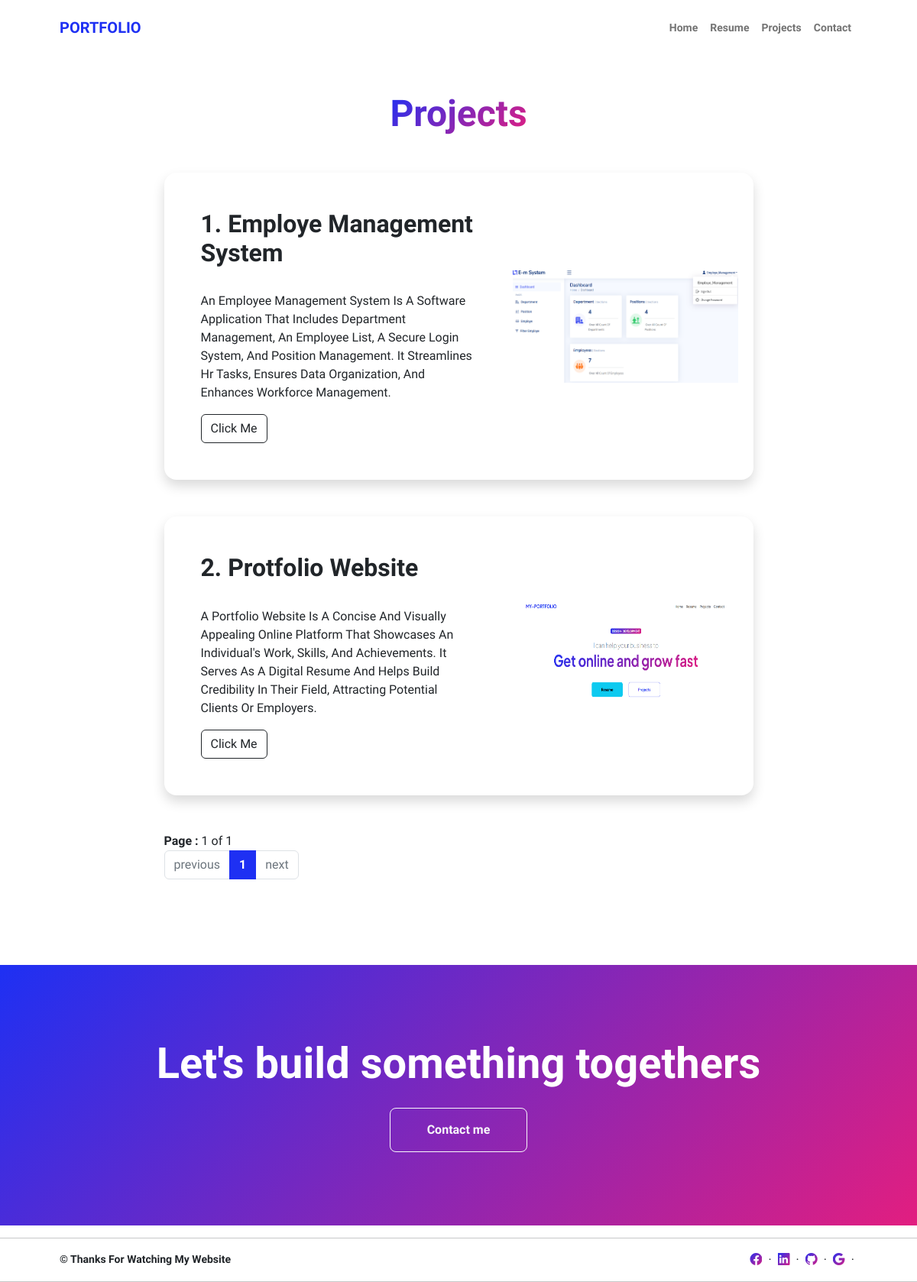
The app's page /project/?page=2, older data.
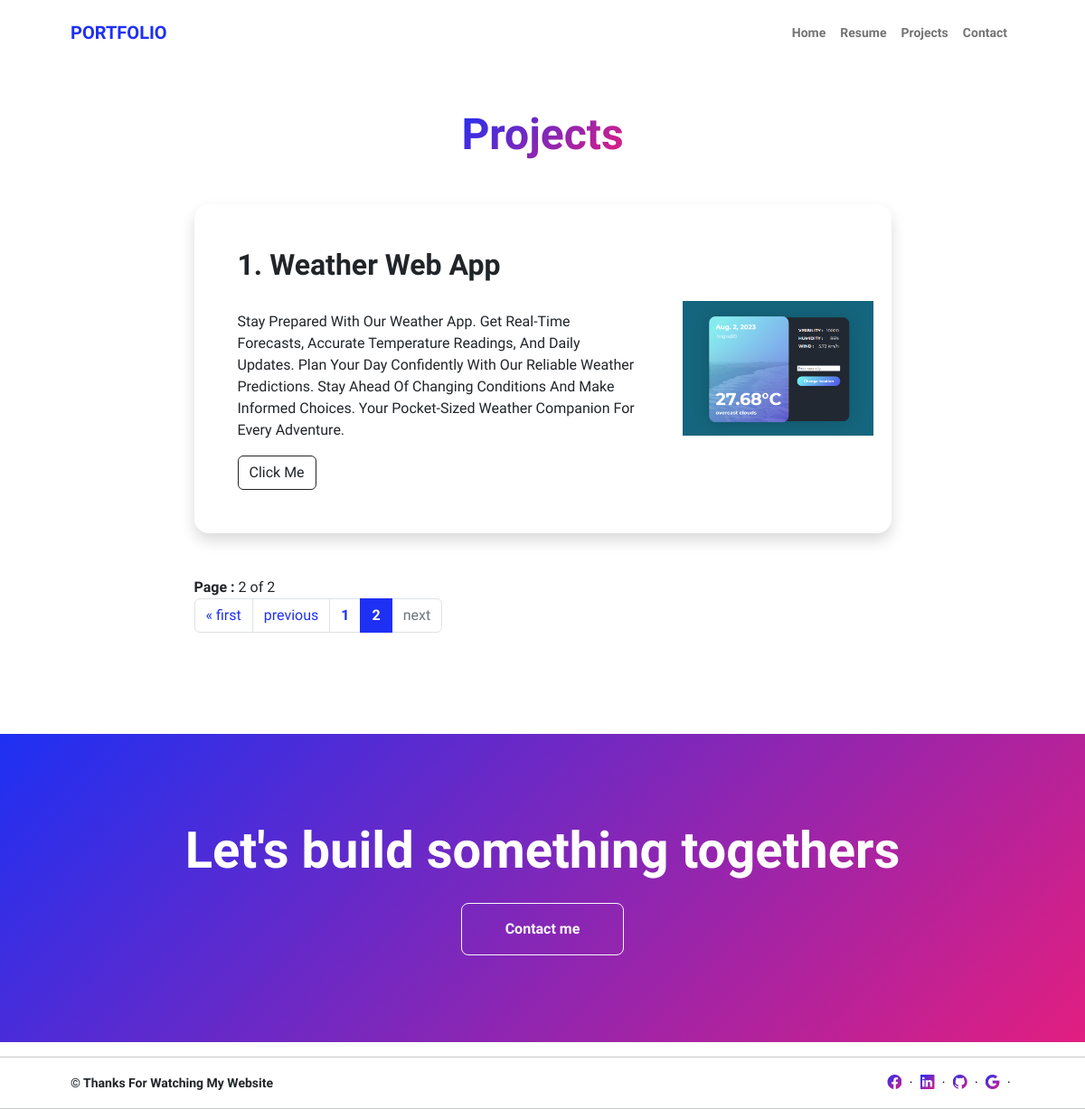
The same page, newer data.
### core/models.py (models this page shows, shortened)
class Projects_Data(models.Model):
    project_name = models.CharField(max_length=100)
    project_details = models.TextField()
    project_images = models.ImageField(upload_to='projects_images/')
    project_links = models.CharField(max_length=500)
    project_submission_date = models.DateTimeField(auto_now_add=True)

### core/views.py (the view)
# urls.py: path('project/',views.Project_page, name='Project_page'),
def Project_page(request):
    projects_list = Projects_Data.objects.all()
    paginator = Paginator(projects_list, 2)  # Show 1 contacts per page
    page_number = request.GET.get("page")
    page_obj = paginator.get_page(page_number)
    context={'page_obj': page_obj }
    return render (request,'core/project.html',context)

### templates/core/project.html (shortened to what this page needs)
{% extends 'Basic.html' %}
{% load static %}
{% block content %}
    <section class="py-5">
        <div class="container px-5 mb-5">
            <div class="text-center mb-5">
                <h1 class="display-5 fw-bolder mb-0"><span class="text-gradient d-inline">Projects</span></h1>
            </div>
            <div class="row gx-5 justify-content-center">
                <div class="col-lg-11 col-xl-9 col-xxl-8">
                    {% for x in page_obj  %}
                    <div class="card overflow-hidden shadow rounded-4 border-0 mb-5">
                        <div class="card-body p-0">
                            <div class="d-flex align-items-center">
                                <div class="p-5">
                                    <h2 class="fw-bolder"> {{ forloop.counter }}. {{ x.project_name }} </h2> <br>
                                    <p>{{ x.project_details | title }}</p>
                                     <a href= {{ x.project_links }} target="_blank"><button class="btn btn-outline-dark">Click Me</button></a>
                                </div>
                                <img class="img-fluid" src="{{ x.project_images.url }}" alt="Image Not Found"  style="height: 149px;width: 315px; padding-right: 20px;" />
                            </div>
                        </div>
                    </div>
                    {% endfor %}
                    <nav aria-label="...">
                        <span class="current">
                           <b> Page : </b> {{ page_obj.number }} of {{ page_obj.paginator.num_pages }}
                        </span> <br>
                        <ul class="pagination">
                            {% if page_obj.has_previous %}
                                <li class="page-item">
                                    <a class="page-link" href="?page=1" aria-label="First">
                                        &laquo; first
                                    </a>
                                </li>
                                <li class="page-item">
                                    <a class="page-link" href="?page={{ page_obj.previous_page_number }}" aria-label="Previous">
                                        previous
                                    </a>
                                </li>
                            {% else %}
                                <li class="page-item disabled">
                                    <span class="page-link">previous</span>
                                </li>
                            {% endif %}
                            {% for num in page_obj.paginator.page_range %}
                                <li class="page-item{% if num == page_obj.number %} active{% endif %}">
                                    <a class="page-link" href="?page={{ num }}"><b>{{ num }}</b></a>
                                </li>
                            {% endfor %}
                            {% if page_obj.has_next %}
                                <li class="page-item">
                                    <a class="page-link" href="?page={{ page_obj.next_page_number }}" aria-label="Next">
                                        next
                                    </a>
                                </li>
                                <li class="page-item">
                                    <a class="page-link" href="?page={{ page_obj.paginator.num_pages }}" aria-label="Last">
                                        last &raquo;
                                    </a>
                                </li>
                            {% else %}
                                <li class="page-item disabled">
                                    <span class="page-link">next</span>
                                </li>
                            {% endif %}
                        </ul>
                    </nav>
                </div>
            </div>
        </div>
    </section>
    <section class="py-5 bg-gradient-primary-to-secondary text-white">
        <div class="container px-5 my-5">
            <div class="text-center">
                <h2 class="display-4 fw-bolder mb-4">Let's build something togethers</h2>
                <a class="btn btn-outline-light btn-lg px-5 py-3 fs-6 fw-bolder" href="{% url 'Contact_page' %}">Contact me</a>
            </div>
        </div>
    </section>
{% endblock content %}

### templates/Basic.html (shortened to what this page needs)
<!DOCTYPE html>
{% load static %}
<head>
    <link href="https://cdn.jsdelivr.net/npm/bootstrap-icons@1.8.1/font/bootstrap-icons.css" rel="stylesheet" />
    <link href="{% static 'css/styles.css' %}" rel="stylesheet" />
</head>
<body class="d-flex flex-column h-100">
    <main class="flex-shrink-0">
        <nav class="navbar navbar-expand-lg navbar-light bg-white py-3">
            <div class="container px-5">
                <a class="navbar-brand" href="{% url 'Home_page' %}"><span class="fw-bolder text-primary">PORTFOLIO</span></a>
                <div class="collapse navbar-collapse" id="navbarSupportedContent">
                    <ul class="navbar-nav ms-auto mb-2 mb-lg-0 small fw-bolder">
                        <li class="nav-item"><a class="nav-link" href="{% url 'Home_page' %}">Home</a></li>
                        <li class="nav-item"><a class="nav-link" href="{% url 'Resume_page' %}">Resume</a></li>
                        <li class="nav-item"><a class="nav-link" href="{% url 'Project_page' %}">Projects</a></li>
                        <li class="nav-item"><a class="nav-link" href="{% url 'Contact_page' %}">Contact</a></li>
                    </ul>
                </div>
            </div>
        </nav>
        {% block content %}
        {% endblock content %}
    </main>
    <hr>
    <footer>
        <div class="container px-5">
            <div class="row align-items-center justify-content-between flex-column flex-sm-row">
                <div class="col-auto">
                <div class="small m-0"><b> © Thanks For Watching My Website</b></div>
                </div>
                <div class="col-auto">
                    <a class="text-gradient" href="https://www.facebook.com/mehedihasanfahad81"><i class="bi bi-facebook"></i></a>
                    <span class="mx-1">&middot;</span>
                    <a class="text-gradient" href="https://www.linkedin.com/in/md-mahadi-47093b285/"><i class="bi bi-linkedin"></i></a>
                    <span class="mx-1">&middot;</span>
                    <a class="text-gradient" href="https://github.com/Mahadi445"><i class="bi bi-github"></i></a>
                    <span class="mx-1">&middot;</span>
                    <a class="text-gradient" href="https://mail.google.com"><i class="bi bi-google"></i></a>
                    <span class="mx-1">&middot;</span>
                </div>
            </div>
        </div>
    </footer>
</body>

Row changes from the older to the newer data that the page shows:
removed Projects_Data: project_name "Employe Management System", project_details "An Employee Management System Is A Software Application That Includes Department Management, An Employee List, A Secure Login System, And Position Management. It Streamlines Hr Tasks, Ensures Data Organization, And Enhances Workforce Management.", project_images (picture)
removed Projects_Data: project_name "Protfolio Website", project_details "A Portfolio Website Is A Concise And Visually Appealing Online Platform That Showcases An Individual's Work, Skills, And Achievements. It Serves As A Digital Resume And Helps Build Credibility In Their Field, Attracting Potential Clients Or Employers.", project_images (picture)
added Projects_Data: project_name "Weather Web App", project_details "Stay Prepared With Our Weather App. Get Real-Time Forecasts, Accurate Temperature Readings, And Daily Updates. Plan Your Day Confidently With Our Reliable Weather Predictions. Stay Ahead Of Changing Conditions And Make Informed Choices. Your Pocket-Sized Weather Companion For Every Adventure.", project_images (picture)
Text that changed along with them:
{{ page_obj.number }}: "1" → "2"
{{ page_obj.paginator.num_pages }}: "1" → "2"
text now shown: "« first"
new list line: "2"
